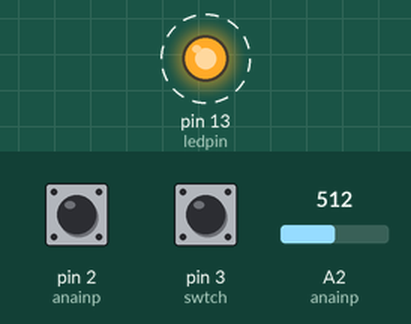
Recording of a sketch running on a simulated Arduino Uno, built with avr-gcc and run on an emulated ATmega328P. Parts: output pins drawn as LEDs (lit = HIGH). Dashed ring = blinking. The inputs (shaded band) are chosen by the test bench; at power-on: pin 2 (anainp) HIGH, pin 3 (swtch) HIGH, A2 (anainp) = 512.

Above: at 0.5 s.
Timing chart, 0 to 4.6 s (numbered marks = the images above):
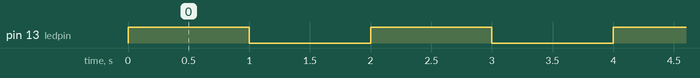

The sketch:

Arduino_101.ino
```cpp
int ledpin = 13;
int swtch = 3;
int flag=0;
int anainp= 2;
void setup() {
  // put your setup code here, to run once:

pinMode(ledpin,OUTPUT);
pinMode(anainp,INPUT);
pinMode(swtch,INPUT);
attachInterrupt(1,on_funct,RISING);
attachInterrupt(0,off_funct,FALLING);
}
void on_funct()
{
  //digitalWrite(ledpin,HIGH);
  flag=1;
}
void off_funct()
{
  flag=0;
  //digitalWrite(ledpin,LOW);
  /*int val=map(analogRead(anainp),1,1023,0,255);

  analogWrite(ledpin,val);*/
}
void loop() {
  // put your main code here, to run repeatedly:
  int flg=digitalRead(swtch);
  int val=map(analogRead(anainp),1,1023,0,255);
  if(flg==0)
  analogWrite(ledpin,val);
  else if(flg==1)
  {
    digitalWrite(ledpin,HIGH);
    delay(1000);
    digitalWrite(ledpin,LOW);
    delay(1000);
  }
}
```

Measured:
- by itself, pin 13 (ledpin): alternates HIGH for 1.0 s and LOW for 1.0 s
